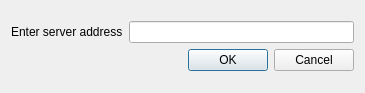
<?xml version="1.0" encoding="UTF-8"?>
<ui version="4.0">
 <class>ConnectionDialog</class>
 <widget class="QDialog" name="ConnectionDialog">
  <property name="geometry">
   <rect>
    <x>0</x>
    <y>0</y>
    <width>365</width>
    <height>93</height>
   </rect>
  </property>
  <property name="windowTitle">
   <string>Dialog</string>
  </property>
  <layout class="QGridLayout" name="gridLayout">
   <item row="0" column="0">
    <layout class="QVBoxLayout" name="verticalLayout_2">
     <item>
      <layout class="QHBoxLayout" name="horizontalLayout">
       <item>
        <widget class="QLabel" name="label">
         <property name="text">
          <string>Enter server address</string>
         </property>
        </widget>
       </item>
       <item>
        <widget class="QLineEdit" name="lineEdit"/>
       </item>
      </layout>
     </item>
     <item>
      <widget class="QDialogButtonBox" name="buttonBox">
       <property name="orientation">
        <enum>Qt::Horizontal</enum>
       </property>
       <property name="standardButtons">
        <set>QDialogButtonBox::Cancel|QDialogButtonBox::Ok</set>
       </property>
      </widget>
     </item>
    </layout>
   </item>
  </layout>
 </widget>
 <resources/>
 <connections>
  <connection>
   <sender>buttonBox</sender>
   <signal>accepted()</signal>
   <receiver>ConnectionDialog</receiver>
   <slot>accept()</slot>
   <hints>
    <hint type="sourcelabel">
     <x>248</x>
     <y>254</y>
    </hint>
    <hint type="destinationlabel">
     <x>157</x>
     <y>274</y>
    </hint>
   </hints>
  </connection>
  <connection>
   <sender>buttonBox</sender>
   <signal>rejected()</signal>
   <receiver>ConnectionDialog</receiver>
   <slot>reject()</slot>
   <hints>
    <hint type="sourcelabel">
     <x>316</x>
     <y>260</y>
    </hint>
    <hint type="destinationlabel">
     <x>286</x>
     <y>274</y>
    </hint>
   </hints>
  </connection>
 </connections>
</ui>
